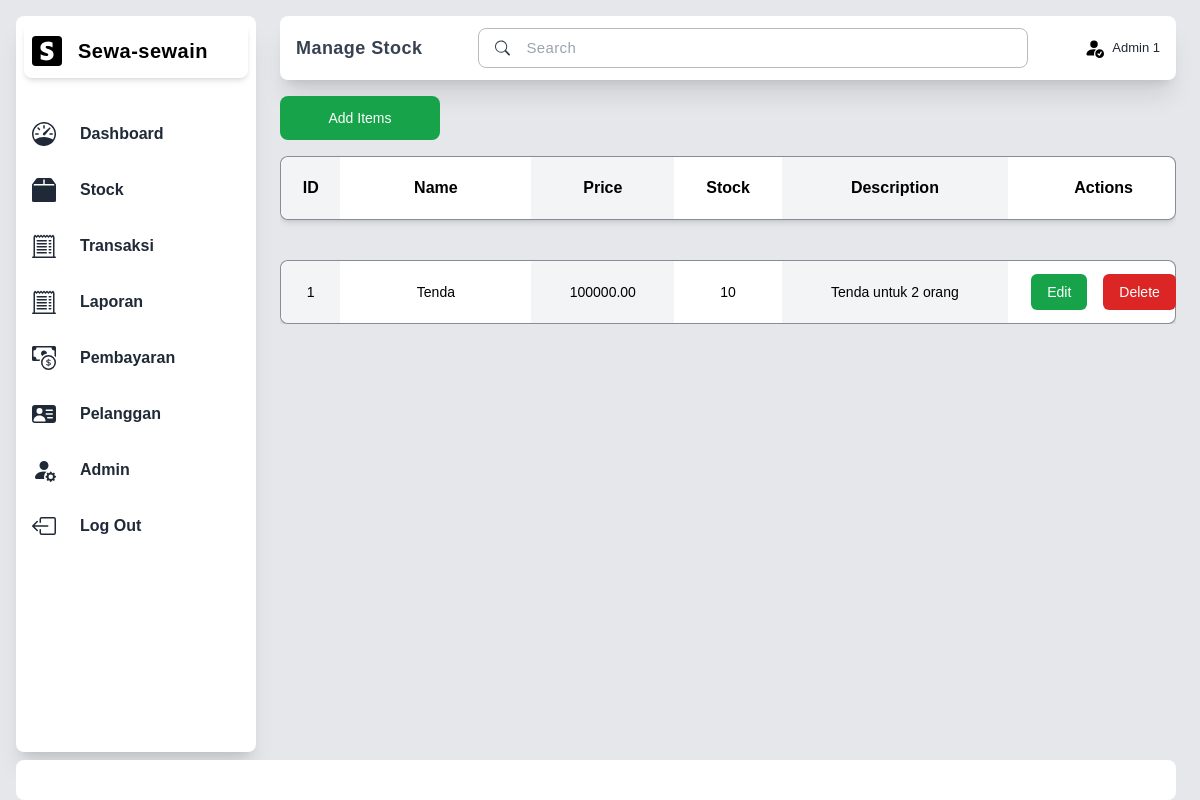
/stock.php (signed in), run on the app's committed database.
### tables this page shows
CREATE TABLE alat(
    id_alat INT (11) PRIMARY KEY AUTO_INCREMENT NOT NULL,
    nama VARCHAR (50) NOT NULL,
    harga_sewa_per_hari DECIMAL (10,2) NOT NULL,
    stok INT (11) NOT NULL,
    deskripsi TEXT NOT NULL
);

### stock.php (the view, shortened to what this page needs)
<?php
include 'db/connection.php';
$stockQuery = "SELECT * FROM alat";
$stockResult = $conn->query($stockQuery);
?>
<!DOCTYPE html>
<html lang="en">
<head>
    <link rel="stylesheet" href="styles.css">
    <script src="https://cdn.tailwindcss.com"></script>
</head>
<body>
    <section class=" h-[100vh] w-full flex flex-col bg-gray-200">
        <main class="w-full h-[95vh] flex flex-row">
            <div class="container-sidebar w-[20%]">
                <?php include 'sidebar.php';?>
            </div>
            <div class="w-[80%] flex flex-col gap-0 pr-6 pl-10">
                <nav
                    class="navbar flex flex-row shadow-xl justify-between items-center w-full h-16 max-h-16 bg-white my-4 px-4 rounded-lg">
                    <a href="stock.php" class="text-lg text-gray-700 font-semibold tracking-wide">Manage Stock</a>
                    <div
                        class="py-2 px-4 flex items-center rounded-lg min-w-[550px] duration-300 cursor-pointer text-gray-700 border border-gray-600 border-opacity-40">
                        <svg xmlns="http://www.w3.org/2000/svg" width="16" height="16" fill="currentColor"
                            class="bi bi-search" viewBox="0 0 16 16">
                            <path
                                d="M11.742 10.344a6.5 6.5 0 1 0-1.397 1.398h-.001q.044.06.098.115l3.85 3.85a1 1 0 0 0 1.415-1.414l-3.85-3.85a1 1 0 0 0-.115-.1zM12 6.5a5.5 5.5 0 1 1-11 0 5.5 5.5 0 0 1 11 0" />
                        </svg>
                        <input type="text" placeholder="Search"
                            class="text-[15px] ml-4 w-full bg-transparent placeholder:text-semibold placeholder:tracking-wide focus:outline-none" />
                    </div>
                    <div class="flex flex-row justify-center items-center gap-2">
                        <p class="text-[13px] font-medium text-gray-800">
                            <?php echo $_SESSION['admin_name']; ?>
                        </p>
                    </div>
                </nav>
                <div class="container-content mb-2 flex flex-col gap-4 overflow-y-auto">
                    <button onclick="openAddModal()"
                        class="w-40 py-3 px-12 rounded-lg text-white bg-green-600 text-sm font-medium hover:bg-green-800">
                        Add Items
                    </button>
                    <div class="flex flex-col gap-10 justify-center items-center w-full">
                        <div
                            class="grid grid-cols-11 border border-gray-700 border-opacity-60 gap-6 w-full min-h-16 rounded-lg shadow-md bg-white">
                            <div class="col-span-1 flex justify-center items-center font-semibold bg-gray-100 rounded-l-lg">
                                ID</div>
                            <div class="col-span-2 flex justify-center items-center font-semibold">Name</div>
                            <div class="col-span-2 flex justify-center items-center font-semibold bg-gray-100">Price</div>
                            <div class="col-span-1 flex justify-center items-center font-semibold">Stock</div>
                            <div class="col-span-3 flex justify-center items-center font-semibold bg-gray-100">Description
                            </div>
                            <div class="col-span-2 flex justify-center items-center font-semibold">Actions</div>
                        </div>
                        <div class="flex flex-col gap-4 justify-center items-center w-full">
                            <?php while ($row = $stockResult->fetch_assoc()) {?>
                            <div
                                class="grid grid-cols-11 border border-gray-700 border-opacity-60 gap-6 w-full min-h-16 rounded-lg shadow-md bg-white">
                                <div
                                    class="col-span-1 text-center flex justify-center items-center text-[14px] font-medium bg-gray-100 rounded-l-lg">
                                    <?php echo $row['id_alat']; ?>
                                </div>
                                <div class="col-span-2 text-center flex justify-center items-center text-[14px] font-medium">
                                    <?php echo $row['nama']; ?>
                                </div>
                                <div
                                    class="col-span-2 text-center flex justify-center items-center text-[14px] font-medium bg-gray-100">
                                    <?php echo $row['harga_sewa_per_hari']; ?>
                                </div>
                                <div class="col-span-1 text-center flex justify-center items-center text-[14px] font-medium">
                                    <?php echo $row['stok']; ?>
                                </div>
                                <div
                                    class="col-span-3 text-center flex justify-center items-center text-[14px] font-medium bg-gray-100 px-2">
                                    <?php echo $row['deskripsi']; ?>
                                </div>
                                <div class="col-span-2 text-center flex justify-center items-center text-[14px] font-medium gap-4">
                                    <button
                                        onclick="openEditModal('<?php echo $row['id_alat']; ?>', '<?php echo $row['nama']; ?>', '<?php echo $row['harga_sewa_per_hari']; ?>', '<?php echo $row['stok']; ?>', '<?php echo $row['deskripsi']; ?>')"
                                        class="px-4 py-2 flex justify-center items-center rounded-md text-sm font-medium bg-green-600 text-white hover:bg-green-800">Edit</button>
                                    <form
                                        class="px-4 py-2 flex justify-center items-center rounded-md text-sm font-medium bg-red-600 text-white hover:bg-red-800"
                                        method="post" style="display:inline-block;">
                                        <button type="submit" name="delete">Delete</button>
                                    </form>
                                </div>
                            </div>
                            <?php }?>
                        </div>
                    </div>
                </div>
            </div>
        </main>
        <footer class="h-[5vh] w-full px-4 pr-6 py-[0.4px]">
            <div class="rounded-lg h-full bottom-0 bg-white flex flex-row justify-center items-center">
            </div>
        </footer>
    </section>
</body>
</html>

### styles.css (style rules this page uses)
body { font-family: Arial, sans-serif; background-color: #ffffff; margin: 0; padding: 0; }

### data on the page
alat: id_alat "1", nama "Tenda", harga_sewa_per_hari "100000.00", stok "10", deskripsi "Tenda untuk 2 orang"

### other printed values
$_SESSION['admin_name'] "Admin 1"
